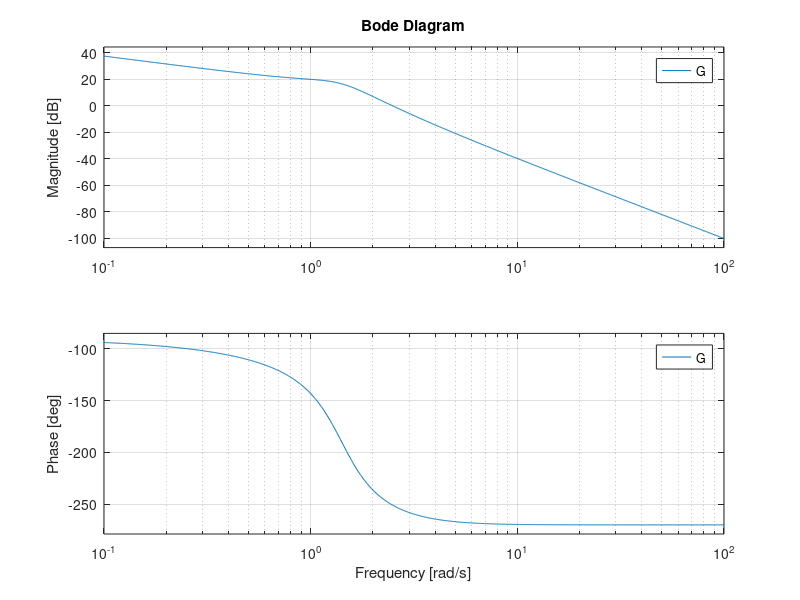
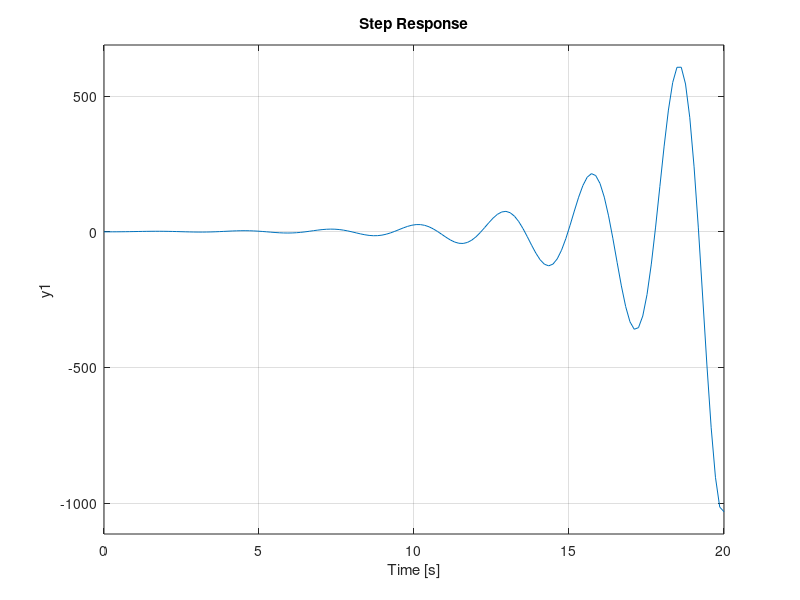

MATLAB code for these plots, in order: (Note: this script raises an error after producing the figures.)
%% Práctica 10 · Diagramas de Bode, márgenes y estabilidad
% Fundamentos de Control · GIERM (UMA) · curso 2025-26
% Soluciones de las tareas de la práctica (código extraído del Live Script).

%% Tarea 1
% Tarea 1: Obtener el diagrama de Bode de un sistema cuya función de transferencia es:
% G(s)=frac{10(s+3)}{s(s+2)(s^2 +s+2)}
s = tf('s');
G = (10*(s+3))/(s*(s+2)*(s^2+s+2));
bode (G)

%% Tarea 2
% Calcular, a partir del diagrama de Bode de bucle abierto del sistema realimentado, la ganancia
% necesaria de un controlador proporcional para que el mismo sea estable.
% Verificar el resultado anterior con la ayuda de: a) el lugar de las raíces de dicho sistema
% considerado anteriormente y b) la respuesta que el sistema compensado proporcionalmente
% presenta ante entrada escalón unitario.
s = tf('s');
G = (10*(s+3))/(s*(s+2)*(s^2+s+2));
% 1
[Mf, Gan] = margin(G)
figure;
margin(G)
% 2
kc = margin (G)
rlocus(G, kc)
% todos los ceros y los polos se encuentran en la parte negativa del eje
% real, por ello el sistema se estabiliza en el infinito
Gbckc = feedback(kc*G,1);
step(Gbckc)
%3
% la ganacia crítica es kc = 0.1316, luego el sistema será críticamente
% estable con ganancia < kc
bode (G)
% como cumple que la diferencia de fase es 2 , que coincide con
% P - Z = 3-1 = 2, el sistema es inestable

Gbc = feedback(G,1);
step (Gbc)
rlocus (Gbc)

%% Tarea 3
% Tarea 3: Dibujar el diagrama de bode del sistema y analizar la estabilidad de un sistema con
% realimentación unitaria y función de transferencia de lazo abierto:
% G(s)=frac{(s+5)(s+3)}{(s+1)(s^2 +s+4)s}
G = ((s+5)*(s+3))/((s+1)*(s^2 +s+4)*s);
bode(G)
Gbc = feedback(G,1);
% analizo la estabilidad haciendo el lugar de las raices del sistema
% si hay polos en la parte positiva del eje real será inestable
rlocus(Gbc)
% en bucle cerrado siempre que es inestable el sistema
% estudio el sistema en bucle abierto
rlocus (G)
step (Gbc)

%% Tarea 4
% G(s)=frac{{K(s+1)}^2 }{s^3 }
% Calcular el margen de fase y de ganancia y analizar la estabilidad del sistema con respecto a
% la ganancia K.
syms k
s = tf('s');
G_k1 = (s+1)^2/s^3
margin(G_k1)
kc = margin (G_k1)
rlocus(G_k1)

%% Tarea 5
% El diagrama de bode de lazo abierto del sistema realimentado dado.
% El margen de fase y el margen de ganancia del mismo.
G = (100*(s+2))/(s*(s^2+6.4*s+64))
bode(G)
[Mf, Mg] = margin(G)
margin(G)

%% Tarea 6
% Obtener los márgenes de ganancia y de fase para los valores de K=10, K=27 y K=50. Analiza la
% estabilidad del sistema para cada valor de K.
% Calcular la respuesta al escalón unitario para los tres valores de K del apartado anterior.
% Compruebe la estabilidad analizada en el apartado anterior.
G = 1/(s*(s^2+3*s+9))
G_10 = 10*G;
G_27 = 27*G;
G_50 = 50*G;
kc = margin (G)
% Analizo la estabilidad para los distintod valores de K:
% K = 10
[Mg,Mf,Wcf,Wcg] = margin(G_10)
% como los márgenes son positivos el sistema es estable con K = 10
rlocus(G_10)
% K = 27
[Mg,Mf,Wcf,Wcg] = margin(G_27)
% el sistema es criticamente inestable porque Mf = 0
rlocus(G_27)
% K =50
[Mg,Mf,Wcf,Wcg] = margin(G_50)
% es sistema es inestable porque los márgenes son negativos
rlocus(G_50)
% 2
Gbc_10 = feedback(G_10,1);
step(Gbc_10)
title('Escalon unitario Gbc con K = 10')
Gbc_27 = feedback(G_27,1);
step(Gbc_27)
title('Escalon unitario Gbc con K = 27')
Gbc_50 = feedback(G_50,1);
step(Gbc_50)
title('Escalon unitario Gbc con K = 50')
